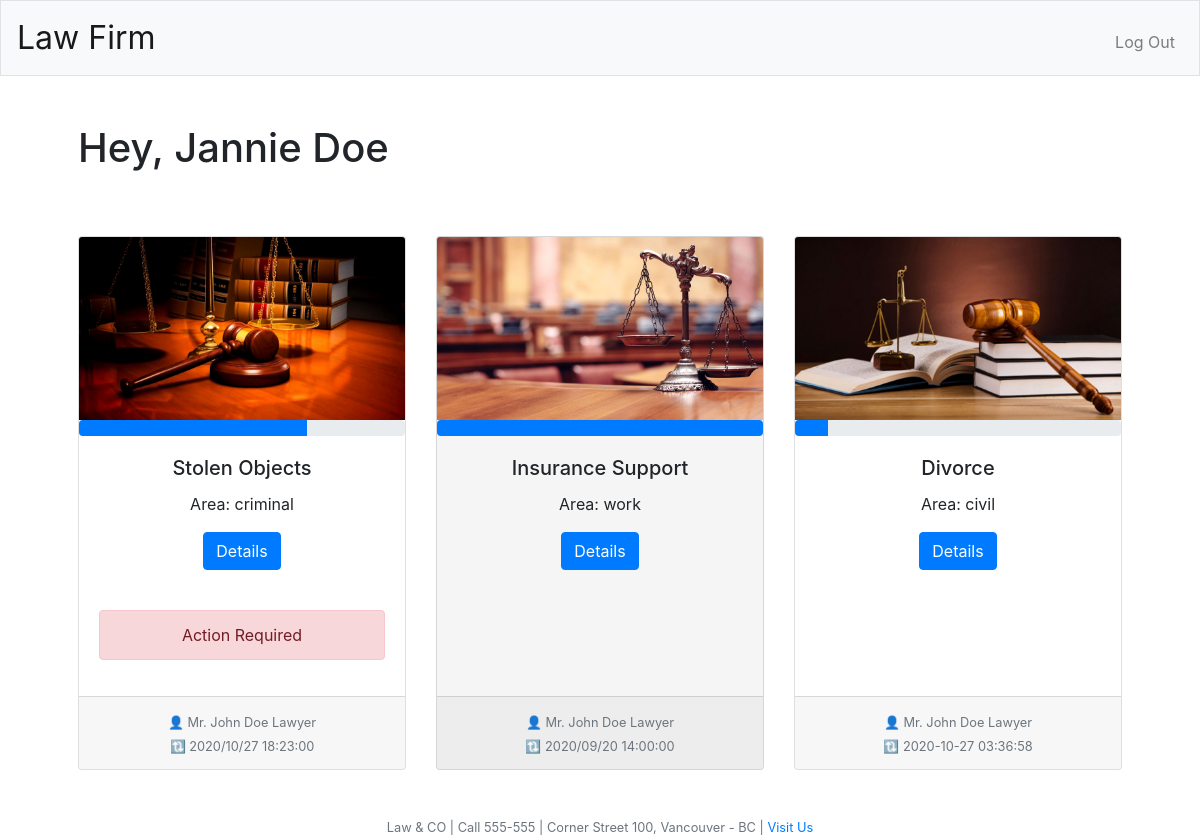
/ (signed in), run on the app's committed database.
### tables this page shows
CREATE TABLE users ('id' INTEGER PRIMARY KEY AUTOINCREMENT NOT NULL, 'username' TEXT NOT NULL, 'hash' TEXT NOT NULL, 'name' TEXT NOT NULL);

CREATE TABLE cases ('id' INTEGER PRIMARY KEY AUTOINCREMENT NOT NULL, 'user_id' NUMERIC NOT NULL, 'owner_id' NUMERIC NOT NULL, 'name' TEXT NOT NULL, 'area' TEXT NOT NULL, 'update' DATETIME NOT NULL, 'progress' NUMERIC NOT NULL);

### application.py (the view)
@app.route("/")
@login_required
def index():
    if session["user_id"] == 3:
        return redirect("/admin")
    name = db.execute("SELECT name FROM users WHERE id = :user_id", user_id = session["user_id"])
    cases = db.execute("SELECT * FROM cases WHERE user_id = :user_id ORDER BY ID DESC", user_id = session["user_id"])
    for case in cases:
        lawyer = db.execute("SELECT name FROM users WHERE id = (SELECT owner_id FROM cases WHERE id = :case_id)", case_id = case['id'])
        case['lawyer'] = lawyer[0]['name']
        updates = db.execute("SELECT action FROM updates WHERE case_id = :doc_id ORDER BY id DESC", doc_id=case['id'])
        if updates:
            case['action'] = updates[0]['action']
        else:
            case['action'] = 'no'
    return render_template("index.html", cases=cases, name=name)

### application.py (called while the page is built)
@app.after_request
def after_request(response):
    response.headers["Cache-Control"] = "no-cache, no-store, must-revalidate"
    response.headers["Expires"] = 0
    response.headers["Pragma"] = "no-cache"
    return response

### helpers.py (called while the page is built)
def login_required(f):
    @wraps(f)
    def decorated_function(*args, **kwargs):
        if session.get("user_id") is None:
            return redirect("/login")
        return f(*args, **kwargs)
    return decorated_function

### templates/index.html (shortened to what this page needs)
{% extends "layout.html" %}
{% block main %}
    <h1 style="text-align: left;">Hey, {{ name[0]['name'] }}</h1>
    <h1></br></h1>
    <div class="card-deck">
    {% for case in cases %}
            <div class="card"
            {% if case['progress'] == 100 %}
                style="background-color: rgb(245,245,245);"
            {% endif %}>
              {% if case["area"] == "civil" %}
              <img class="card-img-top" src="../static/civel.jpg" alt="card top">
              {% elif case["area"] == "criminal" %}
              <img class="card-img-top" src="../static/criminal.jpg" alt="card top">
              {% else %}
              <img class="card-img-top" src="../static/trabalhista.png" alt="card top">
              {% endif %}
              <div class="progress">
                      <div class="progress-bar" role="progressbar" style="width: {{ case['progress'] }}%" aria-valuenow="{{ case['progress'] }}" aria-valuemin="0" aria-valuemax="100"></div>
              </div>
              <div class="card-body">
                <h5 class="card-title">{{ case["name"] }}</h5>
                <p class="card-text">Area: {{ case["area"] }}</p>
                <a href="/caseinfo?id={{ case["id"] }}" class="btn btn-primary">Details</a>
                <p></br></p>
                {% if case['action'] != 'no' %}
                <div class="alert alert-danger" role="alert">
                  Action Required
                </div>
                {% endif %}
              </div>
              <div class="card-footer">
                <small class="text-muted">👤 {{ case["lawyer"] }}</small>
                <small class="text-muted">🔃 {{ case["update"] }}</small>
              </div>
            </div>
    {% endfor %}
    </div>
{% endblock %}

### templates/layout.html (shortened to what this page needs)
<!DOCTYPE html>
<html lang="en">
    <head>
        <link href="https://maxcdn.bootstrapcdn.com/bootstrap/4.1.3/css/bootstrap.min.css" rel="stylesheet">
        <link href="/static/styles.css" rel="stylesheet">
    </head>
    <body>
        <nav class="navbar navbar-expand-md navbar-light bg-light border">
            <a class="navbar-brand" href="/">Law Firm</a>
            <div class="collapse navbar-collapse" id="navbar">
                {% if session.user_id %}
                    <ul class="navbar-nav ml-auto mt-2">
                        <li class="nav-item"><a class="nav-link" href="/logout">Log Out</a></li>
                    </ul>
                {% else %}
                    <ul class="navbar-nav ml-auto mt-2">
                        <li class="nav-item"><a class="nav-link" href="/login">Log In</a></li>
                    </ul>
                {% endif %}
            </div>
        </nav>
        <main class="container p-5">
            {% block main %}{% endblock %}
        </main>
        <footer class="small text-center text-muted">
            Law & CO | Call 555-555 | Corner Street 100, Vancouver - BC | <a href="#">Visit Us</a>
        </footer>
    </body>
</html>

### static/styles.css (style rules this page uses)
nav .navbar-brand { font-size: xx-large; }
main { overflow-x: auto; text-align: center; }
main img { max-width: 100%; }

### data on the page
users: name "Jannie Doe"
cases: progress 70 (drawn), name "Stolen Objects", area "criminal", shows "Action Required", lawyer "Mr. John Doe Lawyer", update "2020/10/27 18:23:00"
cases: progress 100 (drawn), name "Insurance Support", area "work", lawyer "Mr. John Doe Lawyer", update "2020/09/20 14:00:00"
cases: progress 10 (drawn), name "Divorce", area "civil", lawyer "Mr. John Doe Lawyer", update "2020-10-27 03:36:58"
